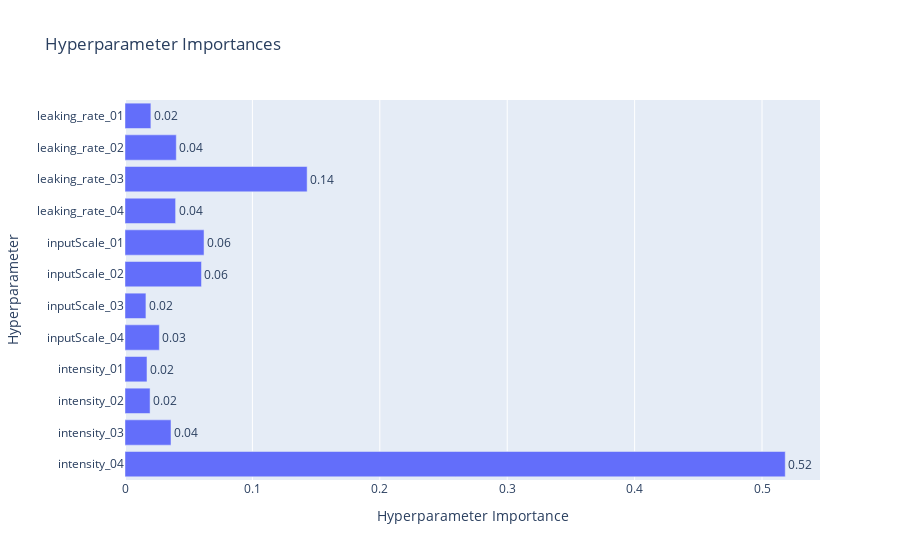

Notebook code cell kept with this figure:
### Markdown cell above
### plot_param_importances
- 各パラメータの出力への貢献度を示す
- どのパラメータが一番効いているのかを分析できる
- アルゴリズムについて
    - fANOVA importance evaluate
    - ANOVA(分散分析)を使用している
    - 分散分析を一言でいうと **「その特徴量により目的変数間の差がどれだけあるか」** を求め、特徴量の重要度を算出する手法

### Code cell
# 表示するデータの選択
# serial用
params_serial=[
    # "tikhonov_beta",
    "intensity_04", "intensity_03", "intensity_02",
    "inputScale_01", 
    "leaking_rate_04", "leaking_rate_03", "leaking_rate_02", "leaking_rate_01",
    # "nodeNum_04", "nodeNum_03", "nodeNum_02", "nodeNum_01",
    ]
# parallel用
params_parallel=[
    # "tikhonov_beta",
    "inputScale_04", "inputScale_03", "inputScale_02", "inputScale_01",
    "leaking_rate_04", "leaking_rate_03", "leaking_rate_02", "leaking_rate_01",
    # "nodeNum_04", "nodeNum_03", "nodeNum_02", "nodeNum_01",
    ]
# both用
params_both=[
    # "tikhonov_beta",
    "intensity_04", "intensity_03", "intensity_02",
    "inputScale_04", "inputScale_03", "inputScale_02", "inputScale_01",
    "leaking_rate_04", "leaking_rate_03", "leaking_rate_02", "leaking_rate_01",
    # "nodeNum_04", "nodeNum_03", "nodeNum_02", "nodeNum_01",
    ]

# パラメータカテゴリごと
params_category=[
    # "tikhonov_beta",
    "intensity_04", "intensity_03", "intensity_02", "intensity_01",
    "inputScale_04", "inputScale_03", "inputScale_02", "inputScale_01",
    "leaking_rate_04", "leaking_rate_03", "leaking_rate_02", "leaking_rate_01",
    # "nodeNum_04", "nodeNum_03", "nodeNum_02", "nodeNum_01",
    ]
# リザバーごと
params_reservoir=[
    # "tikhonov_beta",
    "intensity_04", "inputScale_04", "leaking_rate_04", "nodeNum_04",
    "intensity_03", "inputScale_03", "leaking_rate_03", "nodeNum_03",
    "intensity_02", "inputScale_02", "leaking_rate_02", "nodeNum_02",
    "intensity_01", "inputScale_01", "leaking_rate_01", "nodeNum_01",
]


# 表示対象選択
params_array=params_category

fig = plot_param_importances(
    study=study,
    params=params_array
    )

# 時間かかったパラメータも見ることができる
# fig = plot_param_importances(study, target=lambda t: t.duration.total_seconds(), target_name="duration")

# plt使うなら
# plt.show()

# 並び替え
fig.update_yaxes(
    categoryorder="array",
    categoryarray=params_array
)

fig.update_layout(
#     width=1024,
    # height=1024,
)

fig.show()

# fig.write_html("/home/ishibashi/Reservoir_ESN/output/20241122/serial_importance_odr3.html")

### Figure 1 — Plotly figure (JSON) as saved in the notebook; plotly's stock layout.template omitted (floating-point values rounded to 4 significant figures)
{"data": [{"cliponaxis": false, "hovertemplate": ["inputScale_03 (FloatDistribution): 0.016429268024096385<extra></extra>", "intensity_01 (FloatDistribution): 0.017254860100357948<extra></extra>", "intensity_02 (FloatDistribution): 0.019677480731340097<extra></extra>", "leaking_rate_01 (FloatDistribution): 0.020317138769292895<extra></extra>", "inputScale_04 (FloatDistribution): 0.02694915552290353<extra></extra>", "intensity_03 (FloatDistribution): 0.03610296402571355<extra></extra>", "leaking_rate_04 (FloatDistribution): 0.03972112518699705<extra></extra>", "leaking_rate_02 (FloatDistribution): 0.04026023724825503<extra></extra>", "inputScale_02 (FloatDistribution): 0.06003941608422377<extra></extra>", "inputScale_01 (FloatDistribution): 0.062041748123691204<extra></extra>", "leaking_rate_03 (FloatDistribution): 0.14296379725562597<extra></extra>", "intensity_04 (FloatDistribution): 0.5182428089275026<extra></extra>"], "name": "Objective Value", "orientation": "h", "text": ["0.02", "0.02", "0.02", "0.02", "0.03", "0.04", "0.04", "0.04", "0.06", "0.06", "0.14", "0.52"], "textposition": "outside", "type": "bar", "x": [0.01643, 0.01725, 0.01968, 0.02032, 0.02695, 0.0361, 0.03972, 0.04026, 0.06004, 0.06204, 0.143, 0.5182], "y": ["inputScale_03", "intensity_01", "intensity_02", "leaking_rate_01", "inputScale_04", "intensity_03", "leaking_rate_04", "leaking_rate_02", "inputScale_02", "inputScale_01", "leaking_rate_03", "intensity_04"]}], "layout": {"title": {"text": "Hyperparameter Importances"}, "xaxis": {"title": {"text": "Hyperparameter Importance"}}, "yaxis": {"categoryarray": ["intensity_04", "intensity_03", "intensity_02", "intensity_01", "inputScale_04", "inputScale_03", "inputScale_02", "inputScale_01", "leaking_rate_04", "leaking_rate_03", "leaking_rate_02", "leaking_rate_01"], "categoryorder": "array", "title": {"text": "Hyperparameter"}}}}
